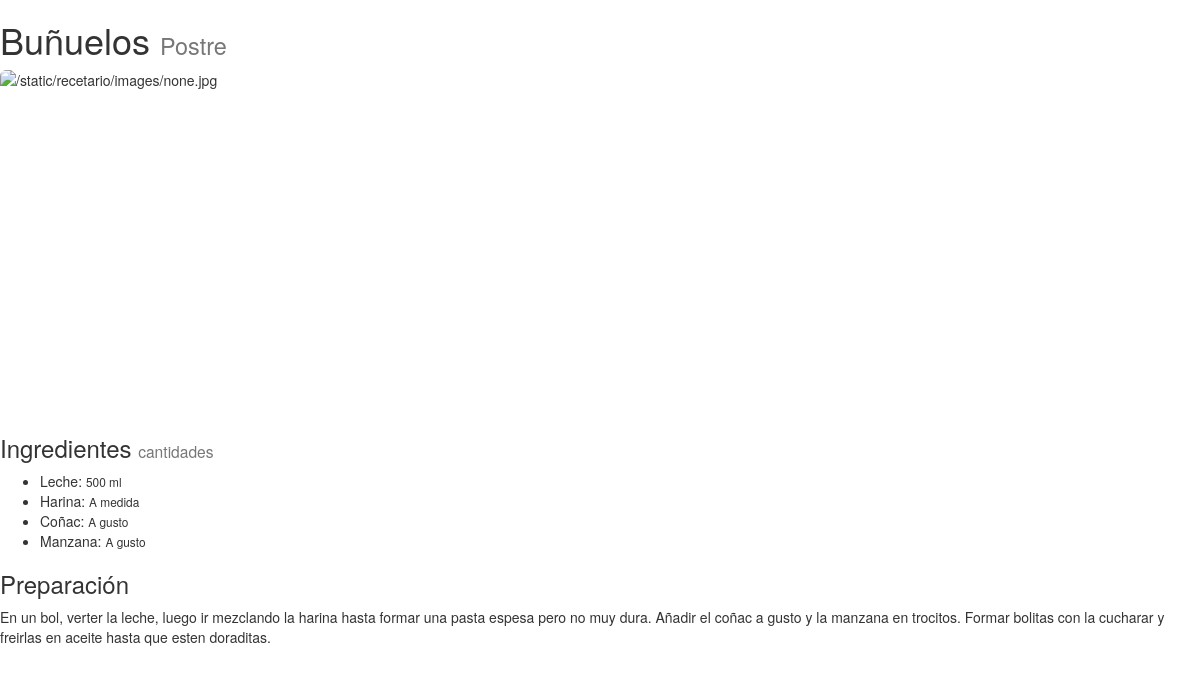
Page /recetario/recetas/6/ on the committed database.
### recetario/models.py (models this page shows, shortened)
class Receta(models.Model):
	nombre = models.CharField(max_length=40)
	categoria = models.ForeignKey(Categoria)
	ingredientes = models.ManyToManyField(Ingrediente, through='DetalleReceta')
	preparacion = models.TextField()

class Categoria(models.Model):
	nombre = models.CharField(max_length=20)

class DetalleReceta(models.Model):
    cantidad = models.CharField(max_length=20)
    receta = models.ForeignKey(Receta)
    ingrediente = models.ForeignKey(Ingrediente)

class Ingrediente(models.Model):
	nombre = models.CharField(max_length=30)
	def __unicode__(self):
		return self.nombre

### recetario/views.py (the view)
# urls.py: url(r'^recetas/(?P<pk>[0-9]+)/$', views.RecetaDetail.as_view(), name='detallereceta'),
class RecetaDetail(generic.DetailView):
    model = Receta
    context_object_name = 'receta'

### recetario/templates/recetario/receta_detail.html (shortened to what this page needs)
{% load staticfiles %}
<!DOCTYPE html>
<html>
<head>
  <link rel="stylesheet" href="http://maxcdn.bootstrapcdn.com/bootstrap/3.3.5/css/bootstrap.min.css">
</head>
<body>
	<h1>{{ receta.nombre }} <small>{{ receta.categoria.nombre }}</small></h1>
	<img class="img-rounded img-responsive" src="{% static 'recetario/images/bunuelo.jpg' %}" alt="{% static "recetario/images/none.jpg" %}"
	width="460" height="345">
	<h3>Ingredientes <small>cantidades</small></h3>
		<ul>
		{% for detalle in receta.detallereceta_set.all %}
			<li>{{ detalle.ingrediente }}: <small>{{ detalle.cantidad }}</small></li>
		{% endfor %}
		</ul>
	<h3>Preparación</h3>
	<p>{{ receta.preparacion }}</p>
</body>
</html>

### rows in the picture
Receta: nombre "Buñuelos", categoria.nombre "Postre", preparacion "En un bol, verter la leche, luego ir mezclando la harina hasta formar una pasta espesa pero no muy dura. Añadir el coñac a gusto y la manzana en trocitos. Formar bolitas con la cucharar y freirlas en aceite hasta que esten doraditas."
DetalleReceta: ingrediente "Leche", cantidad "500 ml"
DetalleReceta: ingrediente "Harina", cantidad "A medida"
DetalleReceta: ingrediente "Coñac", cantidad "A gusto"
DetalleReceta: ingrediente "Manzana", cantidad "A gusto"
